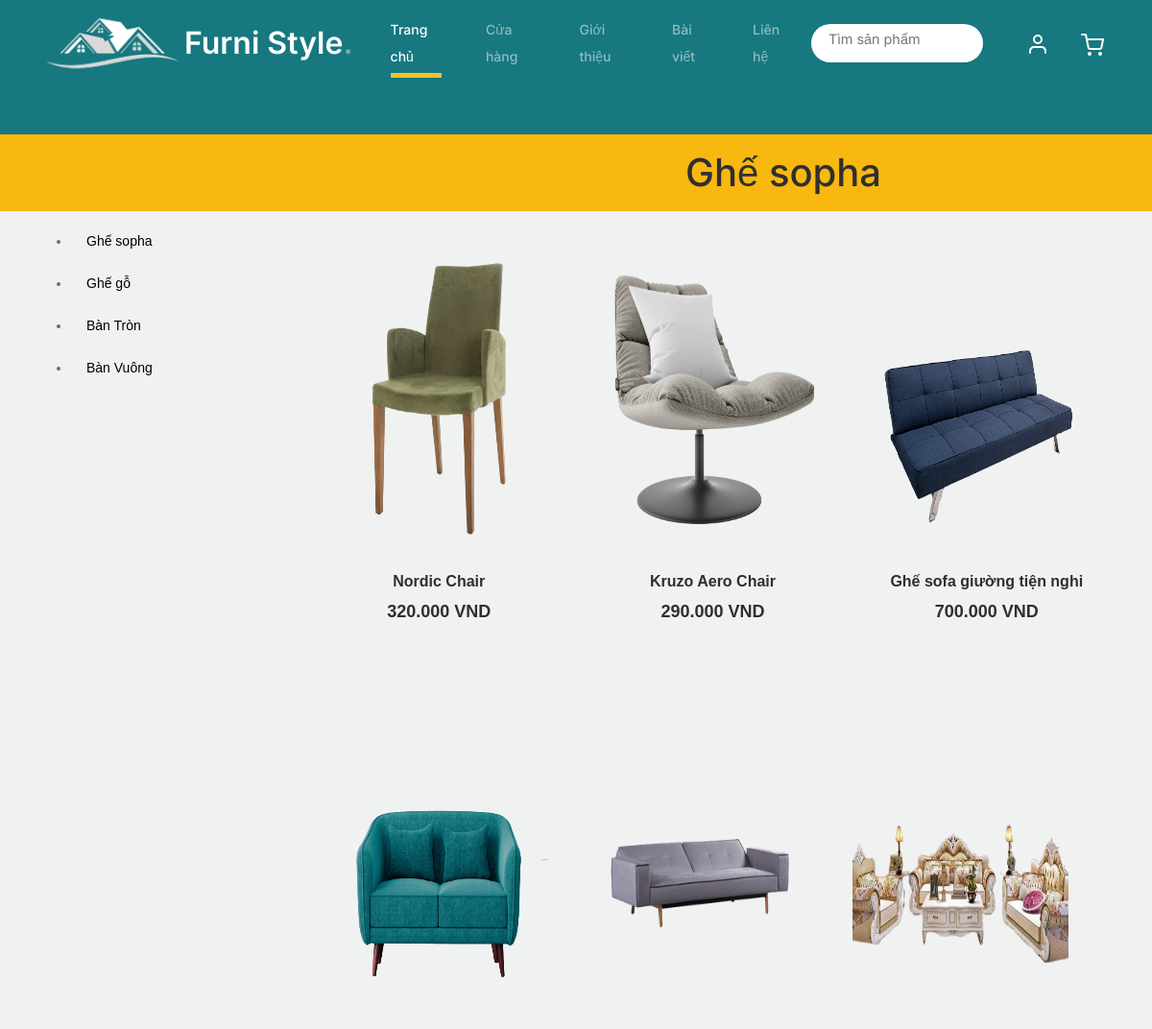
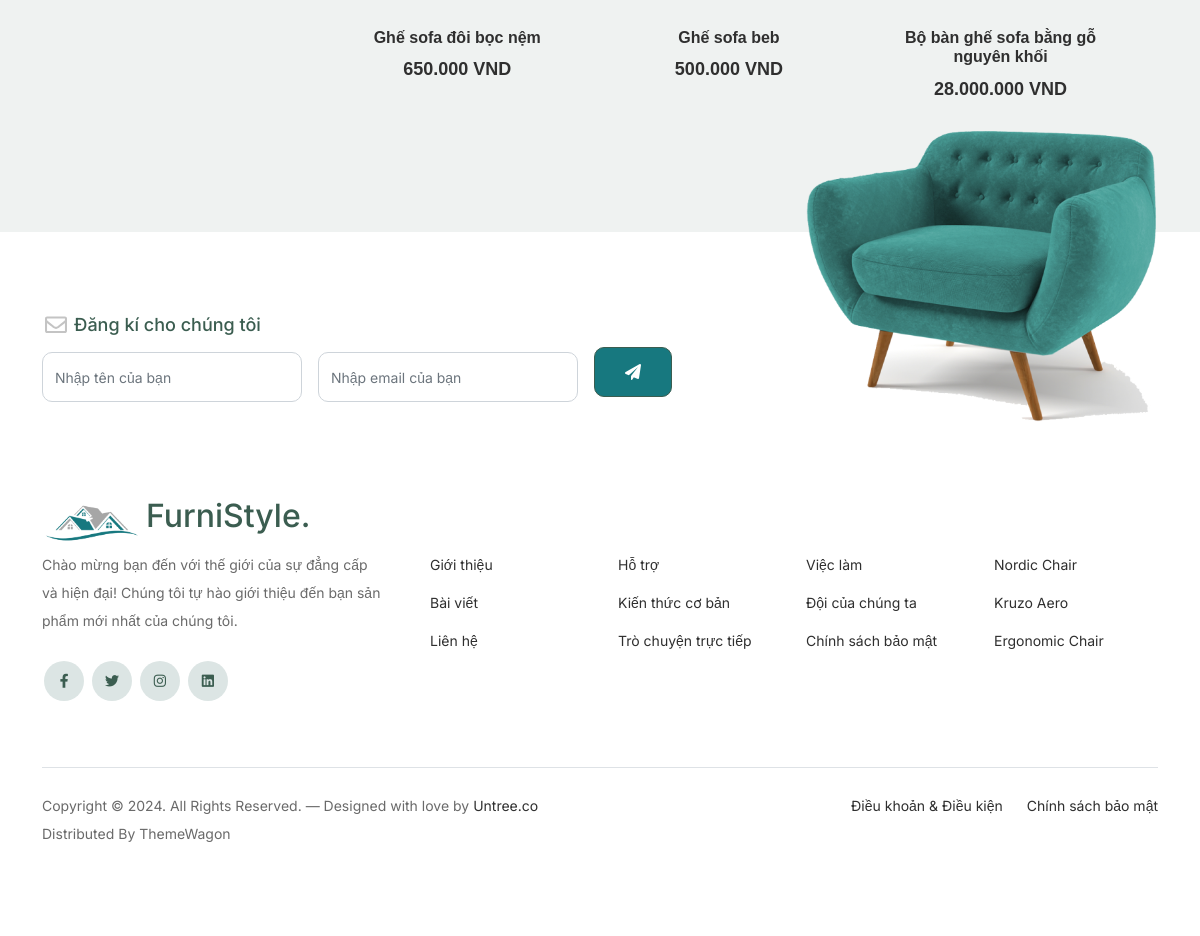
The page /?mod=page&act=category&id=1 on the database its author committed (2 pictures, top to bottom).
### tables this page shows
CREATE TABLE `danhmuc` (
  `id` int(11) NOT NULL,
  `tendanhmuc` varchar(50) NOT NULL,
  `hinhanh` varchar(20) NOT NULL,
  `tinhtrangdm` varchar(30) NOT NULL
);

CREATE TABLE `sanpham` (
  `id` int(11) NOT NULL,
  `tensanpham` varchar(50) NOT NULL,
  `anhsanpham` varchar(20) NOT NULL,
  `gia` int(10) NOT NULL,
  `madanhmuc` int(10) NOT NULL,
  `mabosuutap` int(11) DEFAULT NULL,
  `giakhuyenmai` int(10) DEFAULT NULL,
  `tinhtrang` varchar(30) NOT NULL,
  `chitiet` text NOT NULL,
  `soluong` int(10) NOT NULL,
  `luotxem` int(11) NOT NULL,
  `sanphammoi` varchar(50) NOT NULL,
  `sanphamnoibat` varchar(30) NOT NULL,
  `giohang` int(11) NOT NULL
);

### index.php (called while the page is built, shortened)
<?php
    extract($_REQUEST);
    if(isset($mod)){
        switch($mod){
            case 'page':
                include_once "site/controller/page.php";
                break;
        }
    }
    else {
        header("location: ?mod=page&act=home");
    }
?>

### model_Dao/pdo.php (called while the page is built, shortened)
<?php
function pdo_get_connection(){
    $dburl = "mysql:host=localhost;dbname=duan1hoanchinh;charset=utf8";
    $username = 'root';
    $password = '';
    $conn = new PDO($dburl, $username, $password);
    $conn->setAttribute(PDO::ATTR_ERRMODE, PDO::ERRMODE_EXCEPTION);
    return $conn;
}
function pdo_query($sql){
    $sql_args = array_slice(func_get_args(), 1);
    try{
        $conn = pdo_get_connection();
        $stmt = $conn->prepare($sql);
        $stmt->execute($sql_args);
        $rows = $stmt->fetchAll();
        return $rows;
    }
    catch(PDOException $e){
        throw $e;
    }
    finally{
        unset($conn);
    }
}

### model_Dao/category.php (called while the page is built, shortened)
<?php
    include_once 'pdo.php';
    function category_list(){
        $sql="SELECT * FROM danhmuc";
        return pdo_query($sql);
    }
    function cate_name($id){
        $sql ="SELECT danhmuc.tendanhmuc
        FROM sanpham
        JOIN danhmuc ON sanpham.madanhmuc = danhmuc.id
        WHERE sanpham.madanhmuc = ? limit 1";
        return pdo_query($sql,$id);
    }
?>

### model_Dao/product.php (called while the page is built, shortened)
<?php
    include_once 'pdo.php';
    function product_list(){
        $sql="SELECT sanpham.*, danhmuc.tendanhmuc
         FROM sanpham
         join danhmuc on sanpham.madanhmuc = danhmuc.id";
        return pdo_query($sql);
    }
    function product_by_category_filter_order($id){
        $sql ="SELECT sanpham.*, danhmuc.tendanhmuc
        FROM sanpham
        JOIN danhmuc ON sanpham.madanhmuc = danhmuc.id
        WHERE sanpham.madanhmuc = ?";
        return pdo_query($sql,$id);
    }
?>

### site/views/category.php (the view, shortened to what this page needs)
<div class="headermini" style="background-color: #f8b810; height: 80px;
">
    <div class="container">
        <div class="intro-excerpt">
         <h1 style="color: #2f2f2f; line-height: 80px;  font-size: 2.5rem; margin-left: 672PX;"> <?php foreach($dm_ten as $tdm): ?> <?=$tdm['tendanhmuc']?><?php endforeach ?></h1>
        </div>
    </div>
</div>
<div class="product-section" style="font-family: Arial, sans-serif;
            margin: 0;
            padding: 0;
            display: flex;">
             <?php foreach($ds_dm as $dm): ?>
    <div class="container">
        <div class="row" >
            <div class="col-md-12 col-lg-3 mb-5 mb-lg-0" style="width: 25%; ">
                <ul style="margin-top: 9px; margin-bottom: -9px;">
                    <li><a class="nav-link text-black" href="?mod=page&act=category&id=<?php echo $dm['id']; ?>"><?=$dm['tendanhmuc']?></a></li>
             </ul>
            </div>
            <?php endforeach ?>
            <div class="product-details" style=" flex: 1;
            padding: 20px;
            display: flex;
            flex-wrap: wrap;
            justify-content: space-between;
            margin-top: -116px;">
            <?php foreach($sp_dm as $sp): ?>
            <div class="col-12 col-md-4 col-lg-3 mb-5" style="   width: 30%;
            margin-bottom: 20px;
            padding: 10px;
            text-align: center;">
            <div class="product-item">
                <a  href="?mod=page&act=shop_detail&id=<?php echo $sp['id']; ?>" style="text-decoration: none;">   <img src="furni-1.0.0/images/<?=$sp['anhsanpham']?>" class="img-fluid product-thumbnail" style="height: 300px;">
                    <h3 class="product-title"><?=$sp['tensanpham']?></h3>
                    <strong class="product-price"><?=number_format($sp['gia'],0,",",".")?> VND</strong>
                    </a>
            </div>
            </div>
            <?php endforeach ?>
            <br>
            </div>
            </div>
    </div>
</div>
            </div>
            </div>
            </div>
            </div></div>
            </div>

### furni-1.0.0/css/style.css (style rules this page uses)
body { overflow-x: hidden; position: relative; }
body { font-family: "Inter", sans-serif; font-weight: 400; line-height: 28px; color: #6a6a6a; font-size: 14px; background-color: #eff2f1; }
a { text-decoration: none; -webkit-transition: .3s all ease; -o-transition: .3s all ease; transition: .3s all ease; color: #2f2f2f; text-decoration: underline; }
.product-section { padding: 7rem 0; }
.product-section .product-item { text-align: center; text-decoration: none; display: block; position: relative; padding-bottom: 50px; cursor: pointer; }
.product-section .product-item .product-thumbnail { margin-bottom: 30px; position: relative; top: 0; -webkit-transition: .3s all ease; -o-transition: .3s all ease; transition: .3s all ease; }
.product-section .product-item h3 { font-weight: 600; font-size: 16px; }
.product-section .product-item strong { font-weight: 800 !important; font-size: 18px !important; }
.product-section .product-item h3, .product-section .product-item strong { color: #2f2f2f; text-decoration: none; }
.product-section .product-item:before { bottom: 0; left: 0; right: 0; position: absolute; content: ""; background: #dce5e4; height: 0%; z-index: -1; border-radius: 10px; -webkit-transition: .3s all ease; -o-transition: .3s all ease; transition: .3s all ease; }

### furni-1.0.0/css/login_register.css (style rules this page uses)
h1 { font-size: 24px; margin-bottom: 20px; color: #37614E; }

### rows shown on the page
danhmuc: tendanhmuc "Ghế sopha"
danhmuc: tendanhmuc "Ghế gỗ"
danhmuc: tendanhmuc "Bàn Tròn"
danhmuc: tendanhmuc "Bàn Vuông"
sanpham: anhsanpham (picture), tensanpham "Nordic Chair", gia "320.000"
sanpham: anhsanpham (picture), tensanpham "Kruzo Aero Chair", gia "290.000"
sanpham: anhsanpham (picture), tensanpham "Ghế sofa giường tiện nghi", gia "700.000"
sanpham: anhsanpham (picture), tensanpham "Ghế sofa đôi bọc nệm", gia "650.000"
sanpham: anhsanpham (picture), tensanpham "Ghế sofa beb", gia "500.000"
sanpham: anhsanpham (picture), tensanpham "Bộ bàn ghế sofa bằng gỗ nguyên khối", gia "28.000.000"
